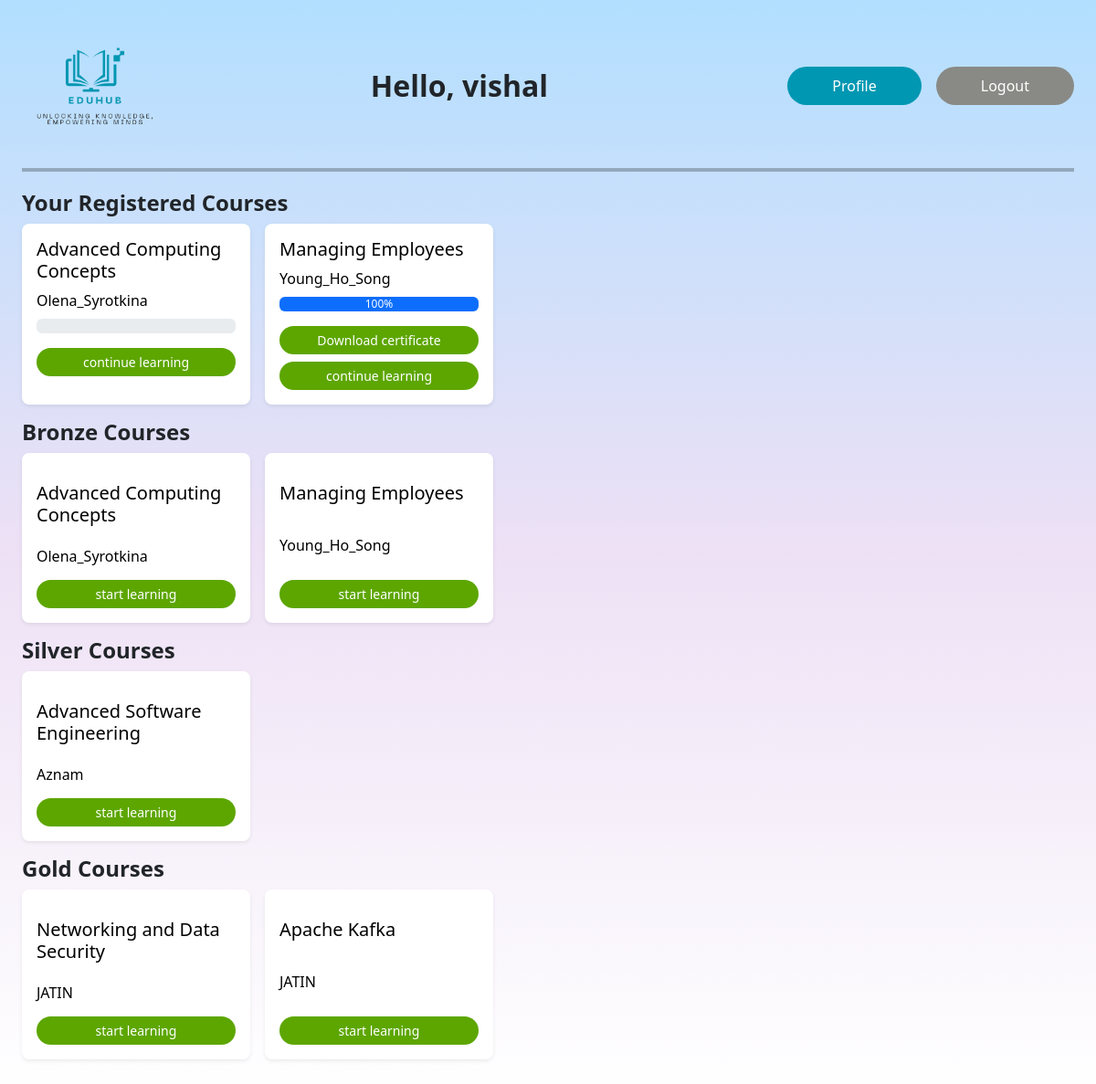
Page /home/ (signed in) on the earlier database version.
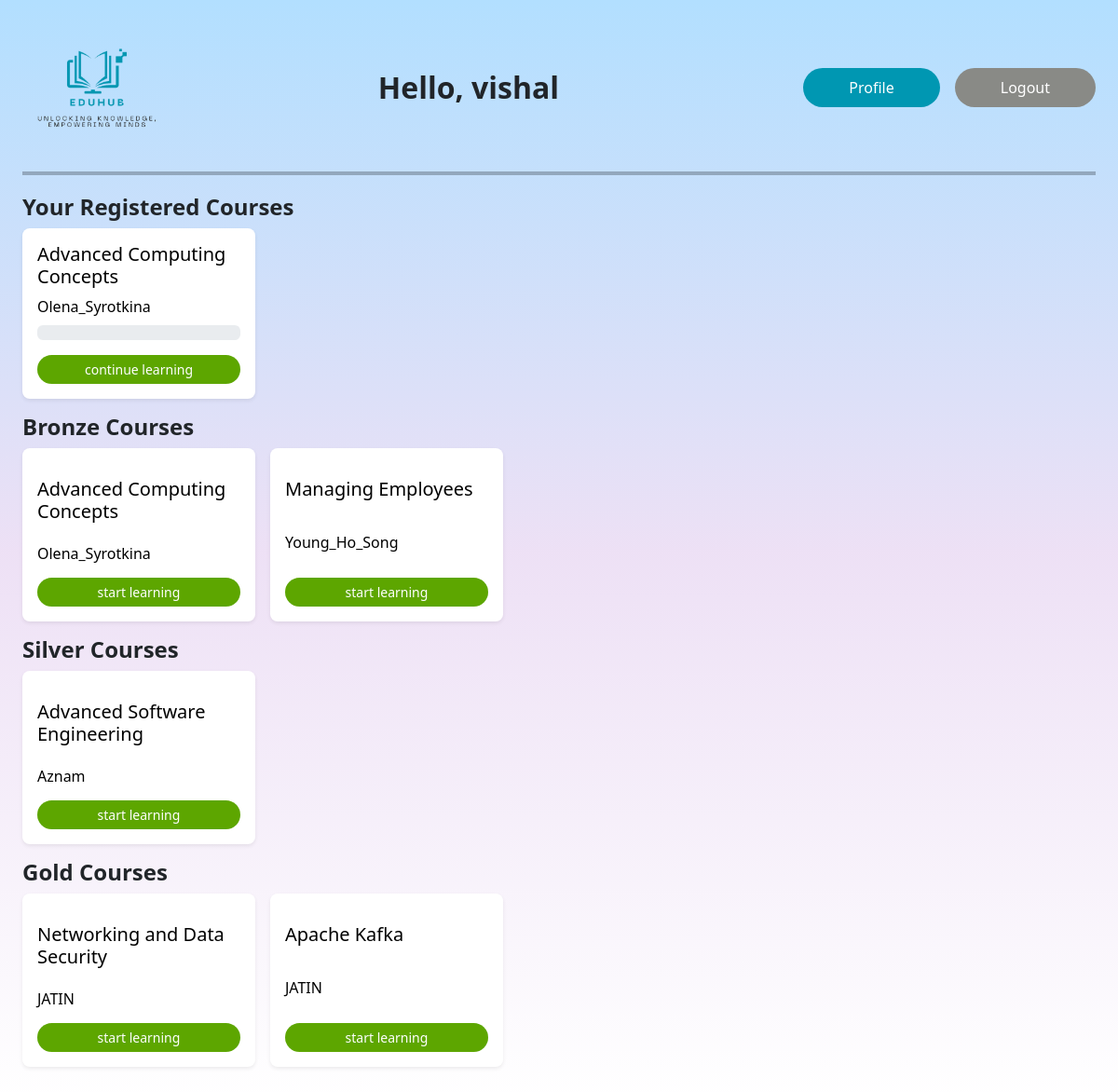
Same page on the later database version.
### onlinelearningapp/models.py (models this page shows, shortened)
class TimestampedModel(models.Model):
    created_at = models.DateTimeField(auto_now_add=True)
    updated_at = models.DateTimeField(auto_now=True)
    class Meta:
        abstract = True

class Enrollment(TimestampedModel):
    student = models.ForeignKey(User, on_delete=models.CASCADE)
    course = models.ForeignKey(Course, on_delete=models.CASCADE)
    date_enrolled = models.DateTimeField(auto_now_add=True)

class Course(TimestampedModel):
    name = models.CharField(max_length=100)
    description = models.TextField()
    instructor = models.ForeignKey(User, on_delete=models.CASCADE)
    published = models.BooleanField(default=False)
    membership_level_required = models.ForeignKey(Membership, on_delete=models.SET_NULL, null=True, default=3)

### onlinelearningapp/views.py (the view)
# urls.py: path('home/', HomeView.as_view(), name='home'),
class HomeView(View):
    def get(self, request):
        if not request.user.is_authenticated:
            return redirect('login_view')
        user_profile = UserProfile.objects.get(user=request.user)
        course_list = Course.objects.all()
        if user_profile.role.name == "teacher":
            courses_per_instructor = Course.objects.filter(instructor=request.user.id)
            print(request.user.id)
            context = {
                'course_list': courses_per_instructor,
                'user_profile': user_profile,
            }
            return render(request, 'home_teacher.html', context)
        else:
            enrollments = Enrollment.objects.filter(student_id=request.user.id)
            for enrollment in enrollments:
                course_progress_count = CourseProgress.objects.filter(enrollment=enrollment, status=True).count()
                course_contents_count = CourseContent.objects.filter(section__course_id=enrollment.course.id).count()
                enrollment.progress = 100
                if course_contents_count is not 0:
                    enrollment.progress = int((course_progress_count / course_contents_count) * 100)
            bronze_courses = []
            silver_courses = []
            gold_courses = []
            for course in course_list:
                if course.membership_level_required.name == "bronze":
                    bronze_courses.append(course)
                if course.membership_level_required.name == "silver":
                    silver_courses.append(course)
                if course.membership_level_required.name == "gold":
                    gold_courses.append(course)
            context = {
                'user_profile': user_profile,
                'bronze_courses': bronze_courses,
                'silver_courses': silver_courses,
                'gold_courses': gold_courses,
                'enrollments': enrollments,
            }
            return render(request, 'home_student.html', context)

### onlinelearningapp/templates/home_student.html (shortened to what this page needs)
{% extends 'base.html' %}
{% block content %}
<div>
    <h2 class="fs-4 fw-bold">Your Registered Courses</h2>
    <div class="registered_courses d-flex flex-row justify-content-start flex-wrap">
        {% for enrollment in enrollments %}
        {% include 'registered_course_tile.html' with enrollment=enrollment %}
        {% endfor %}
    </div>
</div>
<div>
    <h2 class="fs-4 fw-bold">Bronze Courses</h2>
    <div class="unregistered_courses d-flex flex-row justify-content-start flex-wrap">
        {% for course in bronze_courses %}
        {% include 'unregistered_course_tile.html' with course=course %}
        {% endfor %}
    </div>
</div>
<div>
    <h2 class="fs-4 fw-bold">Silver Courses</h2>
    <div class="unregistered_courses d-flex flex-row justify-content-start flex-wrap">
        {% for course in silver_courses %}
        {% include 'unregistered_course_tile.html' with course=course %}
        {% endfor %}
    </div>
</div>
<div>
    <h2 class="fs-4 fw-bold">Gold Courses</h2>
    <div class="unregistered_courses d-flex flex-row justify-content-start flex-wrap">
        {% for course in gold_courses %}
        {% include 'unregistered_course_tile.html' with course=course %}
        {% endfor %}
    </div>
</div>
{% endblock %}

### onlinelearningapp/templates/registered_course_tile.html
<div class="card border-0 rounded-3 mb-3 me-3 shadow-sm" style="width: 250px; cursor: pointer;">
    <div class="card-body text-success g-0 d-flex flex-column">
        <h5 class="card-title text-color-black">{{ enrollment.course.name }}</h5>
        <div class="card-text text-color-black">{{ enrollment.course.instructor }}</div>
        <div class="progress my-2">
            <div class="progress-bar" role="progressbar" style="width: {{ enrollment.progress }}%;" aria-valuenow="25"
                 aria-valuemin="0"
                 aria-valuemax="100"> {{ enrollment.progress }}%
            </div>
        </div>
        {% if enrollment.progress is 100 %}
        <a href="{% url 'download_certificate' enrollment.course.id %}" download
           class="btn btn-sm rounded-pill btn-color-success px-3 mt-2">Download certificate</a>
        {% endif %}
        <a href="{% url 'course_navigation' enrollment.course.id %}"
           class="btn btn-sm rounded-pill btn-color-success px-3 mt-2">continue learning</a>
    </div>
</div>

### onlinelearningapp/templates/unregistered_course_tile.html
<div class="card border-0 rounded-3 mb-3 me-3 shadow-sm" style="width: 250px; cursor: pointer">
    <div class="card-body text-success g-0 d-flex flex-column justify-content-between">
        <h5 class="card-title mt-3 text-color-black">{{ course.name }}</h5>
        <h6 class="card-text my-3 text-color-black">{{ course.instructor }}</h6>
        <a href="{% url 'course_detail' course.id %}" class="btn btn-sm rounded-pill btn-color-success px-3">start learning</a>
    </div>
</div>

Differences in the rows shown:
removed Enrollment: course.name "Managing Employees", course.instructor "Young_Ho_Song", progress "100", shows "Download certificate"
